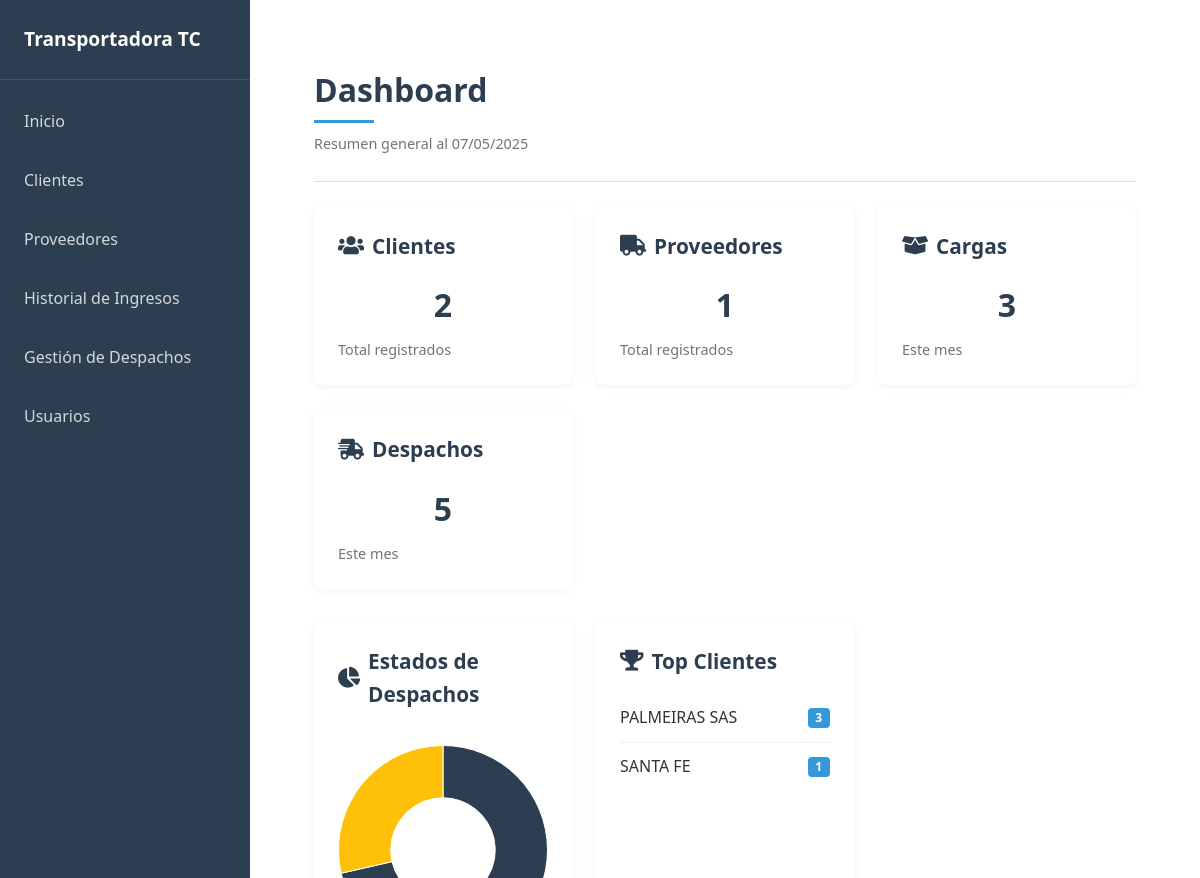
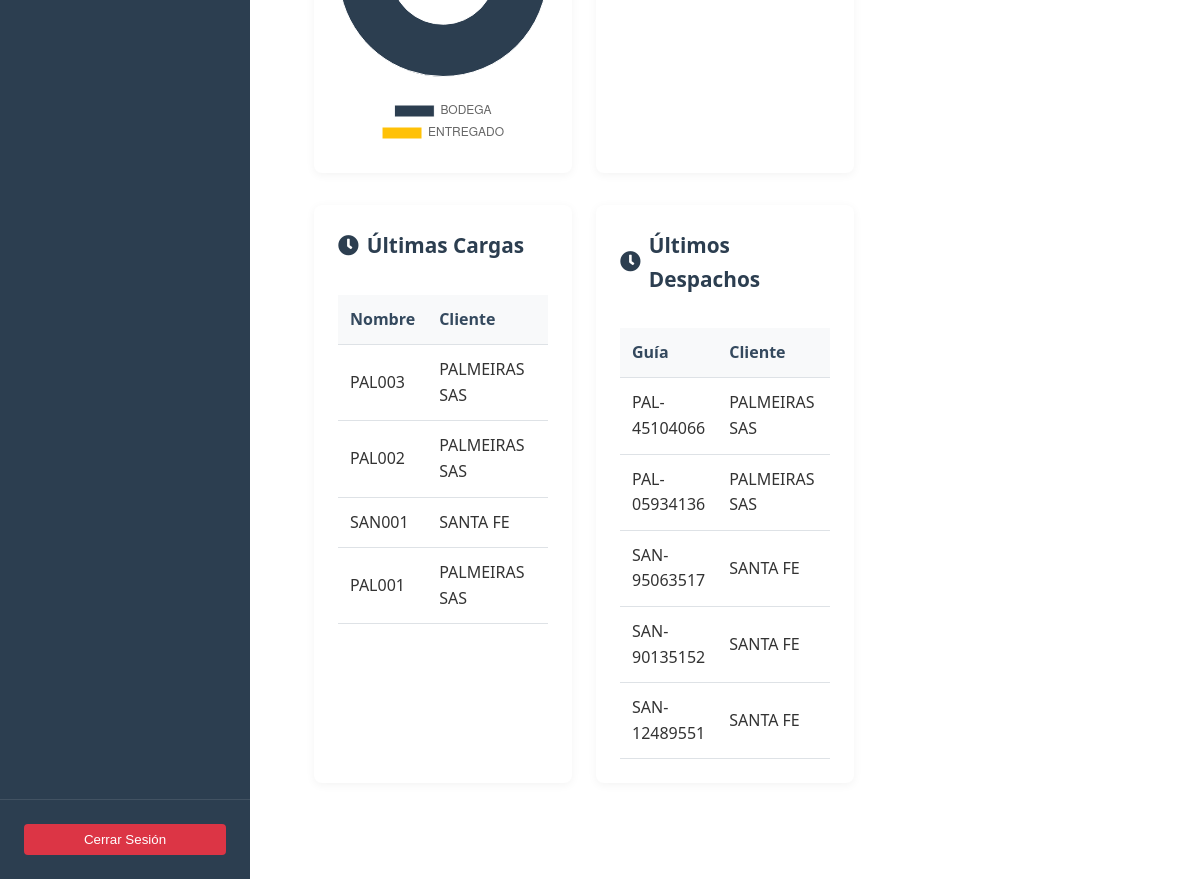
Before: / (signed in) with the older database file (2 pictures, top to bottom).
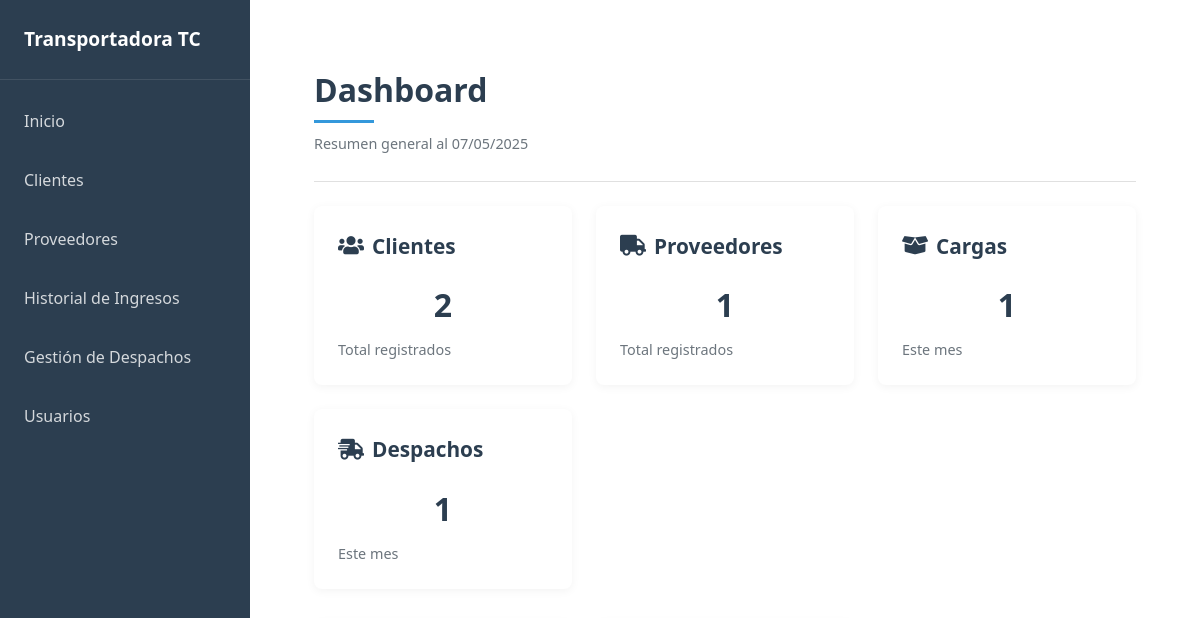
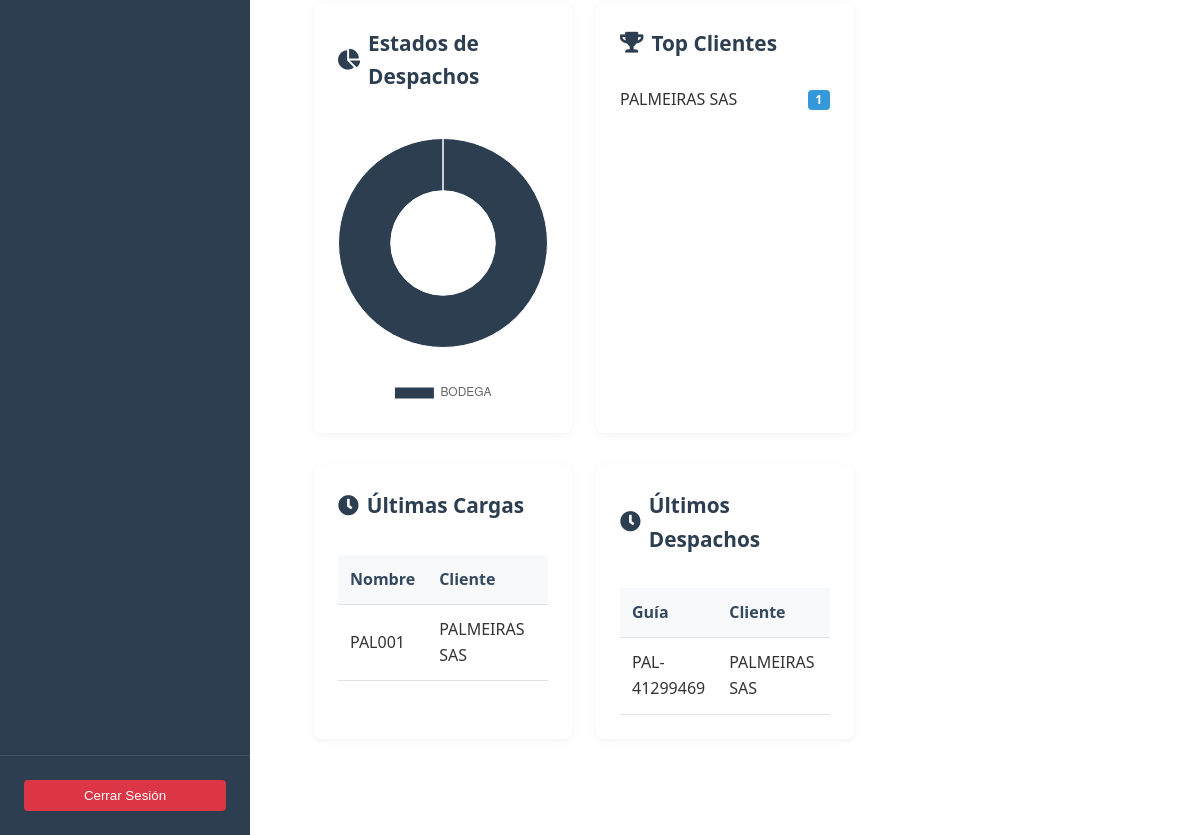
After: the same page with the newer database file (2 pictures, top to bottom).
### clientes/models.py (models this page shows, shortened)
class Cliente(models.Model):
    nit = models.CharField(max_length=255, default="", unique=True, blank=False)
    nombre = models.CharField(max_length=255, blank=False)
    email = models.EmailField()
    telefono = models.CharField(max_length=15)
    ciudad = models.CharField(max_length=255)
    direccion = models.CharField(max_length=255)
    proveedores = models.ManyToManyField(Proveedor, related_name="clientes", blank=True)
    fecha_creacion = models.DateTimeField(auto_now_add=True)

### cargas/models.py (models this page shows, shortened)
class Carga(models.Model):
    nombre = models.CharField(max_length=20, unique=True)
    cliente = models.ForeignKey(Cliente, on_delete=models.CASCADE, related_name='cargas')
    proveedor = models.ForeignKey(Proveedor, on_delete=models.CASCADE, related_name='cargas')
    fecha = models.DateTimeField(auto_now_add=True)
    remision = models.CharField(unique=True, max_length=20)
    observaciones = models.TextField(blank=True, null=True)
    archivo_factura = models.FileField(upload_to='facturas/', blank=True, null=True)

### despachos/models.py (models this page shows, shortened)
class Despacho(models.Model):
    ESTADOS = (
        ('BODEGA', 'En bodega'),
        ('RUTA', 'En ruta'),
        ('ENTREGADO', 'Entregado'),
    )
    cliente = models.ForeignKey(Cliente, on_delete=models.CASCADE, related_name='despachos')
    fecha_creacion = models.DateTimeField(auto_now_add=True)
    guia = models.CharField(max_length=20, unique=True, blank=True)
    estado = models.CharField(max_length=20, choices=ESTADOS, default='BODEGA')
    valor_flete = models.DecimalField(max_digits=10, decimal_places=2, blank=True, null=True)
    observaciones = models.TextField(blank=True, null=True)
    placa_camion = models.CharField(max_length=20, default='')
    nombre_conductor = models.CharField(max_length=50, blank=True, null=True, default='')

### main/views.py (the view)
# urls.py: path('', views.home, name='home'),
@login_required
def home(request):
    hoy = timezone.now().date()
    inicio_mes = hoy.replace(day=1)
    total_clientes = Cliente.objects.count()
    total_proveedores = Proveedor.objects.count()
    cargas_recientes = Carga.objects.select_related('cliente').order_by('-fecha')[:5]
    total_cargas_mes = Carga.objects.filter(fecha__date__gte=inicio_mes).count()
    cargas_por_cliente = Carga.objects.values('cliente__nombre').annotate(
        total=Count('id')
    ).order_by('-total')[:5]
    despachos_recientes = Despacho.objects.select_related('cliente').order_by('-fecha_creacion')[:5]
    total_despachos_mes = Despacho.objects.filter(fecha_creacion__date__gte=inicio_mes).count()
    estados_despachos = Despacho.objects.values('estado').annotate(
        total=Count('id')
    )
    context = {
        'hoy': hoy,
        'total_clientes': total_clientes,
        'total_proveedores': total_proveedores,
        'cargas_recientes': cargas_recientes,
        'total_cargas_mes': total_cargas_mes,
        'cargas_por_cliente': cargas_por_cliente,
        'despachos_recientes': despachos_recientes,
        'total_despachos_mes': total_despachos_mes,
        'estados_despachos': estados_despachos,
    }
    return render(request, 'main/home.html', context)

### main/templatetags/auth_extras.py (called while the page is built)
@register.filter(name='in_group')
def in_group(user, group_name):
    return user.groups.filter(name=group_name).exists()

### main/templates/main/home.html (shortened to what the changed rows need)
{% extends 'base.html' %}
{% load static %}
{% block content %}
<main class="main-content">
    <header class="content__header">
        <h1 class="content__title">Dashboard</h1>
    </header>
    <section class="content__body">
        <div class="card-grid">
            <div class="card">
                <div class="card__body">
                    <h3 class="card__title"><i class="fas fa-box-open"></i> Cargas</h3>
                    <p class="metric-value">{{ total_cargas_mes }}</p>
                    <p class="text-muted">Este mes</p>
                </div>
            </div>
            <div class="card">
                <div class="card__body">
                    <h3 class="card__title"><i class="fas fa-shipping-fast"></i> Despachos</h3>
                    <p class="metric-value">{{ total_despachos_mes }}</p>
                    <p class="text-muted">Este mes</p>
                </div>
            </div>
        </div>
        <div class="card-grid">
            <div class="card">
                <div class="card__body">
                    <div class="chart-container">
                        <canvas id="estadosDespachosChart"></canvas>
                    </div>
                </div>
            </div>
            <div class="card">
                <div class="card__body">
                    <ul class="top-list">
                        {% for item in cargas_por_cliente %}
                        <li>
                            <span class="name">{{ item.cliente__nombre }}</span>
                            <span class="badge">{{ item.total }}</span>
                        </li>
                        {% empty %}
                        <li class="text-muted">No hay datos disponibles</li>
                        {% endfor %}
                    </ul>
                </div>
            </div>
        </div>
        <div class="card-grid">
            <div class="card">
                <div class="card__body">
                    <div class="table-responsive">
                        <table class="table">
                            <thead>
                                <tr>
                                    <th>Nombre</th>
                                    <th>Cliente</th>
                                    <th>Fecha</th>
                                </tr>
                            </thead>
                            <tbody>
                                {% for carga in cargas_recientes %}
                                <tr>
                                    <td>{{ carga.nombre }}</td>
                                    <td>{{ carga.cliente.nombre }}</td>
                                    <td>{{ carga.fecha|date:"d/m/Y" }}</td>
                                </tr>
                                {% empty %}
                                <tr>
                                    <td colspan="4" class="text-center">No hay cargas recientes</td>
                                </tr>
                                {% endfor %}
                            </tbody>
                        </table>
                    </div>
                </div>
            </div>
            <div class="card">
                <div class="card__body">
                    <div class="table-responsive">
                        <table class="table">
                            <thead>
                                <tr>
                                    <th>Guía</th>
                                    <th>Cliente</th>
                                    <th>Estado</th>
                                </tr>
                            </thead>
                            <tbody>
                                {% for despacho in despachos_recientes %}
                                <tr>
                                    <td>{{ despacho.guia }}</td>
                                    <td>{{ despacho.cliente.nombre }}</td>
                                    <td>
                                    </td>
                                </tr>
                                {% empty %}
                                <tr>
                                    <td colspan="4" class="text-center">No hay despachos recientes</td>
                                </tr>
                                {% endfor %}
                            </tbody>
                        </table>
                    </div>
                </div>
            </div>
        </div>
    </section>
</main>
<script>
// Espera a que todo el DOM esté cargado
document.addEventListener('DOMContentLoaded', function() {
    // 1. Verificación del elemento canvas
    const canvas = document.getElementById('estadosDespachosChart');
    if (!canvas) {
        console.error('No se encontró el elemento canvas para el gráfico');
        return;
    }
    // 2. Mostrar datos en consola para depuración
    console.log('Datos del gráfico:', {
        labels: [
            {% for estado in estados_despachos %}
                '{{ estado.estado }}',
            {% endfor %}
        ],
        values: [
            {% for estado in estados_despachos %}
                {{ estado.total }},
            {% endfor %}
        ]
    });
    // 3. Creación del gráfico con configuración segura
    try {
        const ctx = canvas.getContext('2d');
        const chart = new Chart(ctx, {
            type: 'doughnut',
            data: {
                labels: [
                    {% for estado in estados_despachos %}
                        '{{ estado.estado }}',
                    {% endfor %}
                ],
                datasets: [{
                    data: [
                        {% for estado in estados_despachos %}
                            {{ estado.total }},
                        {% endfor %}
                    ],
                    backgroundColor: [
                        '#2c3e50',  // BODEGA
                        '#ffc107',  // RUTA
                        '#28a745',  // ENTREGADO
                    ],
                    borderWidth: 1
                }]
            },
            options: {
                responsive: true,
                maintainAspectRatio: false,
                plugins: {
                    legend: {
                        position: 'bottom',
                    },
                    tooltip: {
                        callbacks: {
                            label: function(context) {
                                return `${context.label}: ${context.raw} despachos`;
                            }
                        }
                    }
                }
            }
        });
        console.log('Gráfico creado exitosamente');
    } catch (error) {
        console.error('Error al crear el gráfico:', error);
    }
});
</script>
{% endblock %}

Changed rows visible on the page:
no longer on this page (row unchanged): Cliente: cliente__nombre "SANTA FE", total "1"
removed Carga: nombre "PAL003", cliente.nombre "PALMEIRAS SAS"
removed Carga: nombre "PAL002", cliente.nombre "PALMEIRAS SAS"
removed Carga: nombre "SAN001", cliente.nombre "SANTA FE"
removed Despacho: guia "PAL-45104066", cliente.nombre "PALMEIRAS SAS"
removed Despacho: guia "PAL-05934136", cliente.nombre "PALMEIRAS SAS"
removed Despacho: guia "SAN-95063517", cliente.nombre "SANTA FE"
removed Despacho: guia "SAN-90135152", cliente.nombre "SANTA FE"
removed Despacho: guia "SAN-12489551", cliente.nombre "SANTA FE"
computed for Cliente "PALMEIRAS SAS": total "3" → "1"
added Despacho: guia "PAL-41299469", cliente.nombre "PALMEIRAS SAS"
Other visible differences:
{{ total_cargas_mes }}: "3" → "1"
{{ total_despachos_mes }}: "5" → "1"
chart data {{ estado.estado }}: BODEGA, ENTREGADO → BODEGA
chart data {{ estado.total }}: 5, 2 → 1
